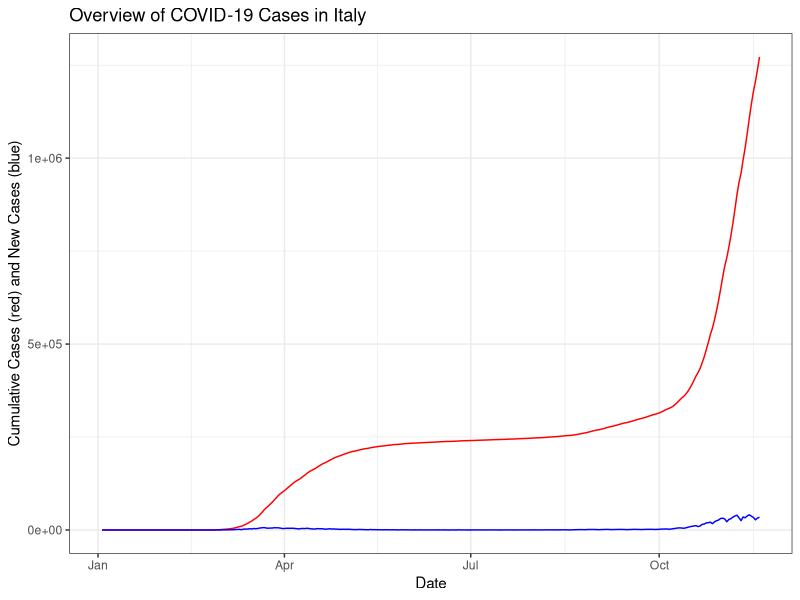
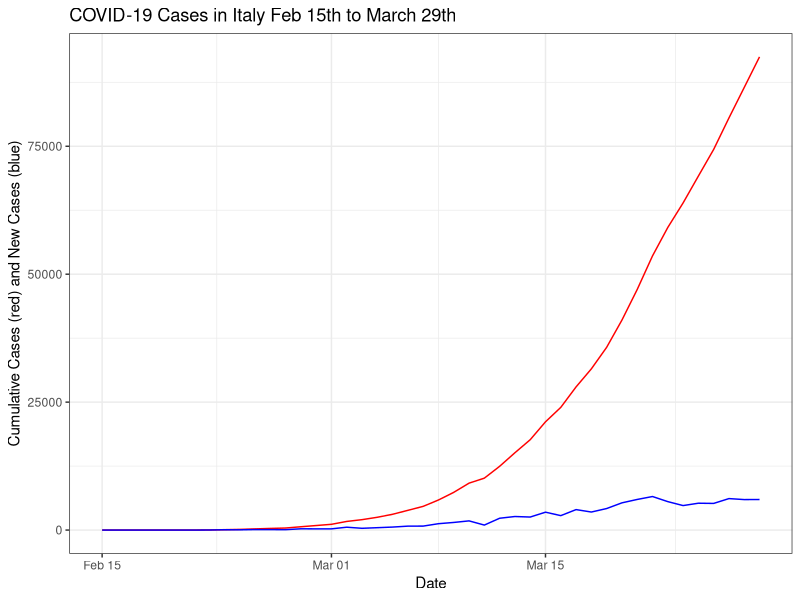
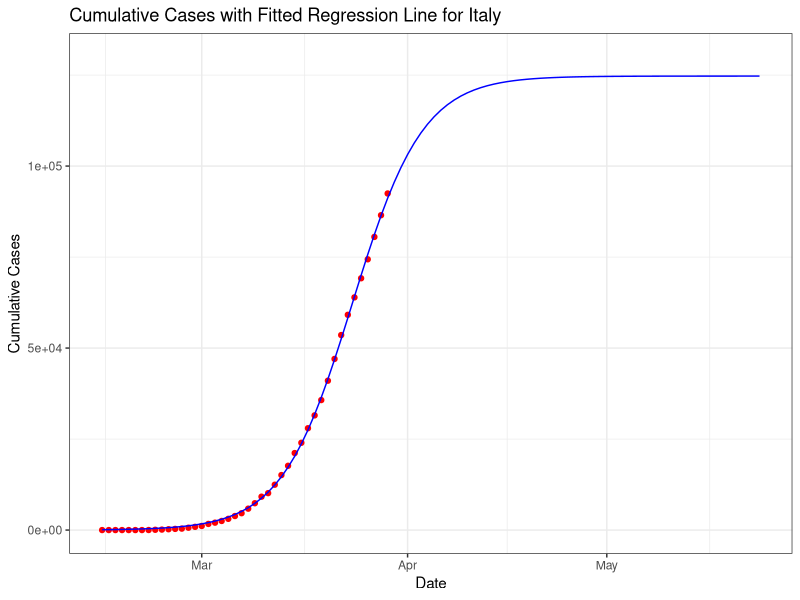
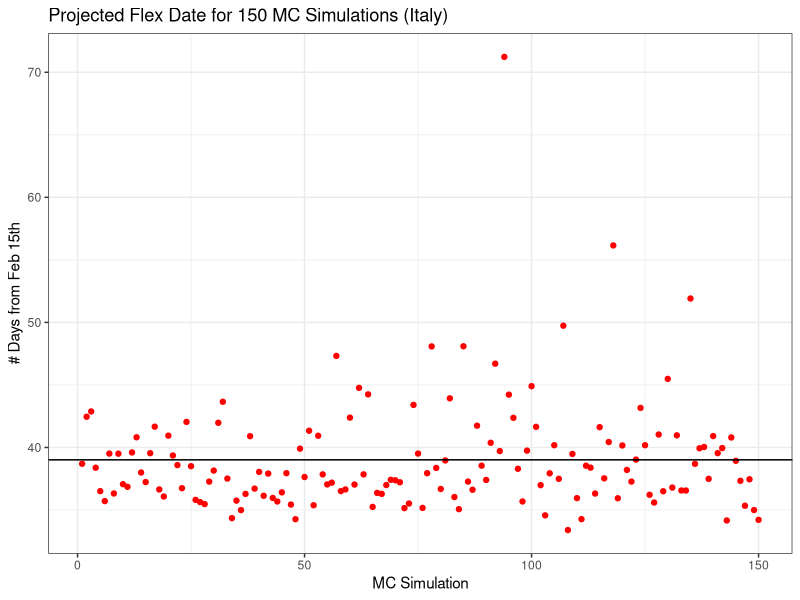
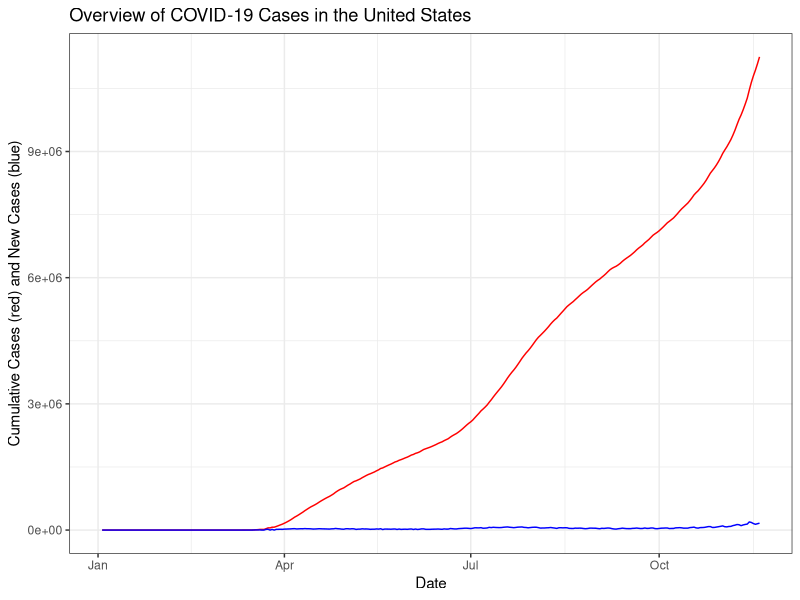
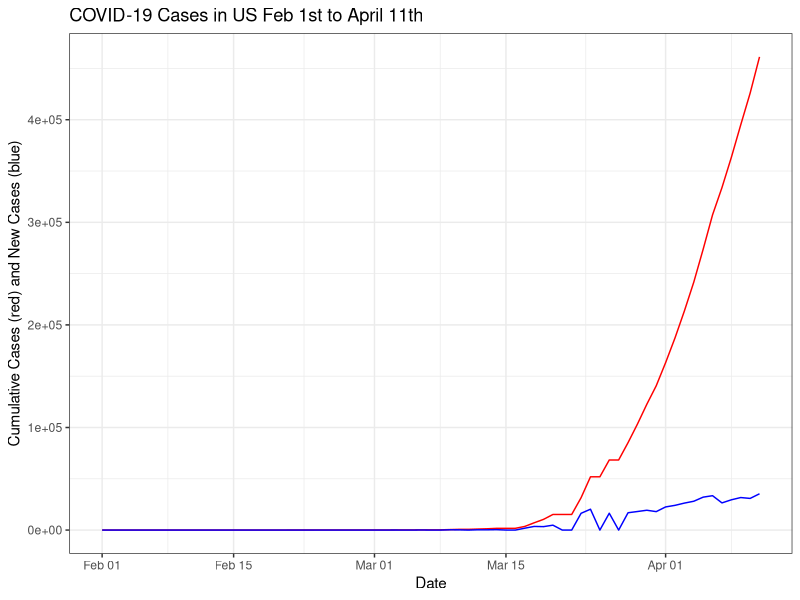
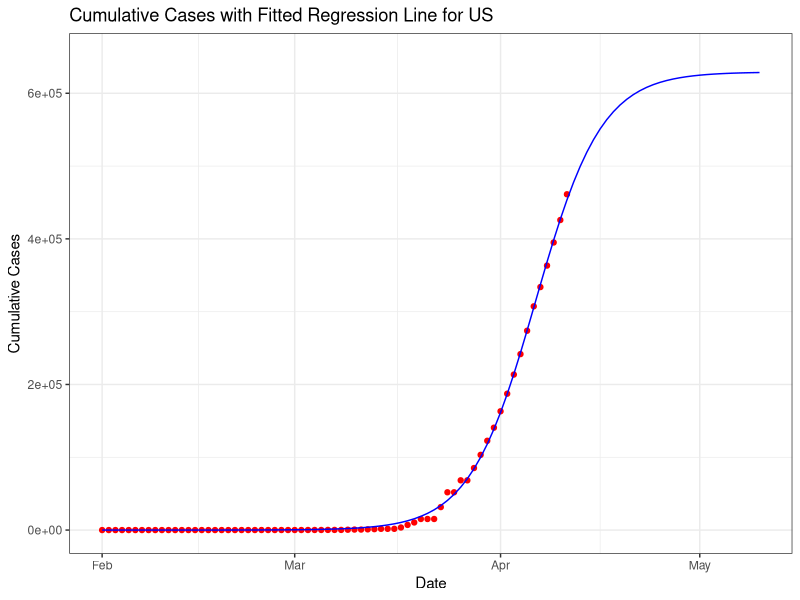

R code for these plots, in order: (Note: this script raises an error after producing the figures.)
library(tidyverse)
library(readr)
library(car)

set.seed(2020)

covid_dat <- read.csv("WHO-COVID-19-global-data.csv") #reading in WHO data

dates <- covid_dat$Date_reported

italy_dat <- covid_dat %>% # filtering for Italy data
  filter(Country == "Italy")

ggplot() +
  geom_line(data = italy_dat, aes(x = as.Date(Date_reported, "%m/%d/%y"), y = Cumulative_cases), color = "red") +
  geom_line(data = italy_dat, aes(x = as.Date(Date_reported, "%m/%d/%y"), y = New_cases), color = "blue") +
  xlab("Date") +
  ylab("Cumulative Cases (red) and New Cases (blue)") +
  ggtitle("Overview of COVID-19 Cases in Italy") + 
  theme(axis.text.x = element_text(angle=45, hjust = 1)) +
  theme_bw()


italy_dat_early <- italy_dat[44:87,]  #filtering 2/15 to 3/29

italy_dat_early["index"] <- seq(1:nrow(italy_dat_early)) #creating index column



ggplot() +
  geom_line(data = italy_dat_early, aes(x = as.Date(Date_reported, "%m/%d/%y"), y = Cumulative_cases), color = "red") +
  geom_line(data = italy_dat_early, aes(x = as.Date(Date_reported, "%m/%d/%y"), y = New_cases), color = "blue") +
  xlab("Date") +
  ylab("Cumulative Cases (red) and New Cases (blue)") +
  ggtitle("COVID-19 Cases in Italy Feb 15th to March 29th") + 
  theme(axis.text.x = element_text(angle=45, hjust = 1)) +
  theme_bw()


# Logistic Regression

# NLS METHOD

coef(lm(logit(italy_dat_early$Cumulative_cases/100000)~italy_dat_early$index))

italy_log <- nls(italy_dat_early$Cumulative_cases~a/(1+exp(-(b+c*italy_dat_early$index))),
            start=list(a=100000,b=-10.242468,c=0.293917),data=italy_dat_early,trace=TRUE)

summary(italy_log)

flex_point <- -coef(italy_log)[2]/coef(italy_log)[3]

projection <- (coef(italy_log)[1])/(1 + exp(-(coef(italy_log)[2]+coef(italy_log)[3]*1:100)))

proj_dates <- data.frame(projection, "date" = dates[44:143])

ggplot() +
  geom_point(data = italy_dat_early, aes(x = as.Date(Date_reported, "%m/%d/%y"), y = Cumulative_cases), color = "red") +
  geom_line(data = proj_dates, aes(x = as.Date(date, "%m/%d/%y"), y = projection), color = "blue") +
  ylim(0,130000) +
  xlab("Date") +
  ylab("Cumulative Cases") +
  ggtitle("Cumulative Cases with Fitted Regression Line for Italy") + 
  theme(axis.text.x = element_text(angle=45, hjust = 1)) +
  theme_bw()


# MC simulations

sim <- function(m, n) {
  mat <- matrix(data = NA, nrow = m, ncol = n) 
  
  for (i in 1:m){
    mat[i,] <- rnorm(n, sd = 0.1, mean = 1)
  }
  
  return(mat)
}

cum_days <- italy_dat[44:84,6] #only use cum cases from Feb 15th to March 26th

simulations <- sim(150, 41) #150 simulations for 41 days

mult <- function(x, y){
  new_mat <- matrix(data = NA, nrow = 150, ncol = length(x))
  for (i in 1:length(x)) {
    new_mat[,i] <- x[i]*y[,i]
  }
  return(new_mat)
}

test <- mult(cum_days, simulations)

mc_mat <- as.data.frame(test)

# Run logistic regression for 150 simulations and get flex date for each

flex_mc <- rep(NA, 150)

for (i in 1:150) {
  row_data <- t(mc_mat[i,])
  index <- seq(1:length(row_data))
  coefs <- coef(lm(logit(row_data/100000)~index))
  italy_log <- nls(row_data~a/(1+exp(-(b+c*index))),
                  start=list(a=100000,b=coefs[1],c=coefs[2]),trace=TRUE)
  
  summary(italy_log)
  
  flex_mc[i] <- -coef(italy_log)[2]/coef(italy_log)[3]
}

##getting error for some of the MC simulations (too many iterations?)

mean(na.omit(flex_mc)) #mean flex date -> 38 days from Feb 15th = March 23rd
  #original paper's result was March 25th so we are close!
sd(na.omit(flex_mc)) #sd of flex dates

upper <- mean(flex_mc) + qt(0.975, df = 149)*(sd(flex_mc)/sqrt(150))
lower <- mean(flex_mc) - qt(0.975, df = 149)*(sd(flex_mc)/sqrt(150))

lower
upper
#March 23rd to March 24th
#how should we round # of days??

ggplot() + #plot of simulated flex dates with line for avg
  geom_point(aes(x = seq(1,150,1), y = flex_mc), color = "red") +
  xlab("MC Simulation") +
  ylab("# Days from Feb 15th") +
  ggtitle("Projected Flex Date for 150 MC Simulations (Italy)") +
  geom_hline(aes(yintercept = mean(na.omit(flex_mc)))) +
  theme_bw()



# Extension: US Data

us_dat <- covid_dat %>%
  filter(Country == "United States of America")

ggplot() +
  geom_line(data = us_dat, aes(x = as.Date(Date_reported, "%m/%d/%y"), y = Cumulative_cases), color = "red") +
  geom_line(data = us_dat, aes(x = as.Date(Date_reported, "%m/%d/%y"), y = New_cases), color = "blue") +
  xlab("Date") +
  ylab("Cumulative Cases (red) and New Cases (blue)") +
  ggtitle("Overview of COVID-19 Cases in the United States") + 
  theme(axis.text.x = element_text(angle=45, hjust = 1)) +
  theme_bw()


us_dat_early <- us_dat[30:100,] #selecting days Feb 1st to April 11th

ggplot() +
  geom_line(data = us_dat_early, aes(x = as.Date(Date_reported, "%m/%d/%y"), y = Cumulative_cases), color = "red") +
  geom_line(data = us_dat_early, aes(x = as.Date(Date_reported, "%m/%d/%y"), y = New_cases), color = "blue") +
  xlab("Date") +
  ylab("Cumulative Cases (red) and New Cases (blue)") +
  ggtitle("COVID-19 Cases in US Feb 1st to April 11th") + 
  theme(axis.text.x = element_text(angle=45, hjust = 1)) +
  theme_bw()


# NLS 

us_dat_early["index"] <- seq(1:nrow(us_dat_early)) #creating index column


coef(lm(logit(us_dat_early$Cumulative_cases/500000)~us_dat_early$index))

us_log <- nls(us_dat_early$Cumulative_cases~a/(1+exp(-(b+c*us_dat_early$index))),
                 start=list(a=500000,b=-13.0652170,c=0.1920636),data=us_dat_early,trace=TRUE)

summary(us_log)

flex_point <- -coef(us_log)[2]/coef(us_log)[3]

projection <- (coef(us_log)[1])/(1 + exp(-(coef(us_log)[2]+coef(us_log)[3]*1:100)))

proj_dates <- data.frame(projection, "date" = dates[30:129])

ggplot() +
  geom_point(data = us_dat_early, aes(x = as.Date(Date_reported, "%m/%d/%y"), y = Cumulative_cases), color = "red") +
  geom_line(data = proj_dates, aes(x = as.Date(date, "%m/%d/%y"), y = projection), color = "blue") +
  ylim(0,650000) +
  xlab("Date") +
  ylab("Cumulative Cases") +
  ggtitle("Cumulative Cases with Fitted Regression Line for US") + 
  theme(axis.text.x = element_text(angle=45, hjust = 1)) +
  theme_bw()

# MC Simulations

cum_days_us <- us_dat_early$Cumulative_cases

simulations_us <- sim(150, 71) #150 simulations for 71 days


test_us <- mult(cum_days_us, simulations_us)

mc_mat_us <- as.data.frame(test_us)

flex_mc_us <- rep(NA, 150)

for (i in 1:150) {
  row_data <- t(mc_mat_us[i,])
  index <- seq(1:length(row_data))
  coefs <- coef(lm(logit(row_data/500000)~index))
  us_log <- nls(row_data~a/(1+exp(-(b+c*index))),
                   start=list(a=500000,b=coefs[1],c=coefs[2]),trace=TRUE)
  
  summary(us_log)
  
  flex_mc_us[i] <- -coef(us_log)[2]/coef(us_log)[3]
}

mean(na.omit(flex_mc_us)) #mean flex date -> 67 days from Feb 1st = April 7th
sd(na.omit(flex_mc_us)) #sd of flex dates

upper <- mean(flex_mc_us) + qt(0.975, df = 149)*(sd(flex_mc_us)/sqrt(150))
lower <- mean(flex_mc_us) - qt(0.975, df = 149)*(sd(flex_mc_us)/sqrt(150))

lower
upper
#April 6th to April 7th

ggplot() + #plot of simulated flex dates with line for avg
  geom_point(aes(x = seq(1,150,1), y = flex_mc_us), color = "red") +
  xlab("MC Simulation") +
  ylab("# Days from Feb 1st") +
  ggtitle("Projected Flex Date for 150 MC Simulations (US)") +
  geom_hline(aes(yintercept = mean(na.omit(flex_mc_us)))) +
  theme_bw()
